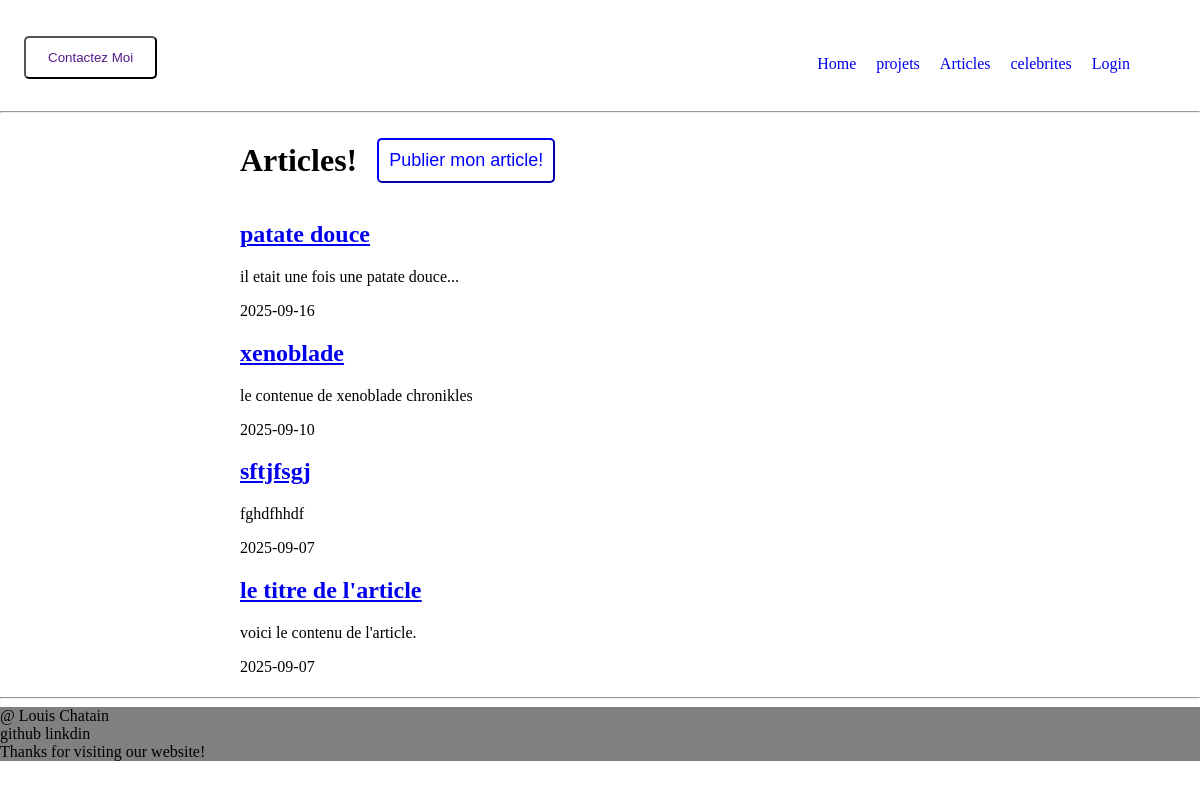
The app's page /articles/ with its own data.
### app.py (models this page shows)
class Article(db.Model):
    id = db.Column(db.Integer, primary_key=True)
    titre = db.Column(db.String(150))
    slug = db.Column(db.String(150))
    contenu = db.Column(db.Text)
    date = db.Column(db.DateTime, default=datetime.now(timezone.utc))

### app.py (the view)
@app.route("/articles/")
@app.route("/articles/<string:slug>")
def articles(slug=""):
    slug = escape(slug)
    if slug:
        article = Article.query.filter_by(slug=slug).first_or_404()
        return render_template("article.html", article=article)
    articles = Article.query.order_by(Article.date.desc()).all()
    return render_template("articles.html", liste_articles=articles)

### templates/articles.html
{% extends "footer_header.html" %}
{% block main %}
<div style="padding: 0 20%;">
    <div class="projets_and_articles_header">
        <h1 class="big_h1">Articles!</h1>
        <a href="{{ url_for('creation_article') }}"><button>Publier mon article!</button></a>
    </div>
    {% for articles in liste_articles %}
    <article>
        <h2><u><a href="{{ url_for('articles', slug=articles.slug) }}">{{articles.titre}}</a></u></h2>
        <div>
            <p>{{ articles.contenu }}</p>
            <span>{{articles.date.date()}}</span>
        </div>
    </article>
    {% endfor %}
</div>
{% endblock %}

### templates/footer_header.html (shortened to what this page needs)
<!DOCTYPE html>
<html lang="fr">
<head>
    <link rel="stylesheet" href="{{ url_for('static', filename='css/style.css') }}">
</head>
<body>
    <header>
        <nav>
            <div>
                <button><a href="">Contactez Moi</a></button>
                <div>
                    <a href="{{ url_for('home') }}">Home</a>
                    <a href="{{ url_for('projets') }}">projets</a>
                    <a href="{{ url_for('articles') }}">Articles</a>
                    <a href="{{ url_for('celebrites') }}">celebrites</a>
                    <a href="{{ url_for('login') }}">Login</a>
                </div>
            </div>
        </nav>
    </header>
    <hr>
    <main>
        {% block main %}{% endblock %}
    </main>
    <hr>
    <footer>
        <p>@ Louis Chatain</p>
        <p>github linkdin</p>
        <p>Thanks for visiting our website!</p>
    </footer>
</body>
</html>

### static/css/style.css (style rules this page uses)
header { background-color: white; }
nav div { border-radius: 5px; display: flex; justify-content: space-between; margin-top: 1%; }
nav div button { border-radius: 5px; background-color: white; margin: 2%; padding: 1%; display: flex; justify-content: center; }
nav div div { align-items: center; margin-right: 5%; }
nav div a { text-decoration: none; padding-left: 10px; padding-right: 10px; }
main { min-height: 71vh; }
body { margin: 0; }
.projets_and_articles_header { display: flex; justify-content: left; align-items: center; }
.projets_and_articles_header button { border-radius: 5px; border-color: blue; background-color: white; color: blue; margin-left: 20px; padding: 10px; font-size: large; }
.projets_and_articles_header a { text-decoration: none; }
footer { background-color: gray; }
footer p { margin-top: 0; margin-bottom: 0; }
.big_h1 { font-size: xx-large; }

### records on screen
Article: titre "patate douce", contenu "il etait une fois une patate douce...", date "2025-09-16"
Article: titre "xenoblade", contenu "le contenue de xenoblade chronikles", date "2025-09-10"
Article: titre "sftjfsgj", contenu "fghdfhhdf", date "2025-09-07"
Article: titre "le titre de l'article", contenu "voici le contenu de l'article.", date "2025-09-07"
